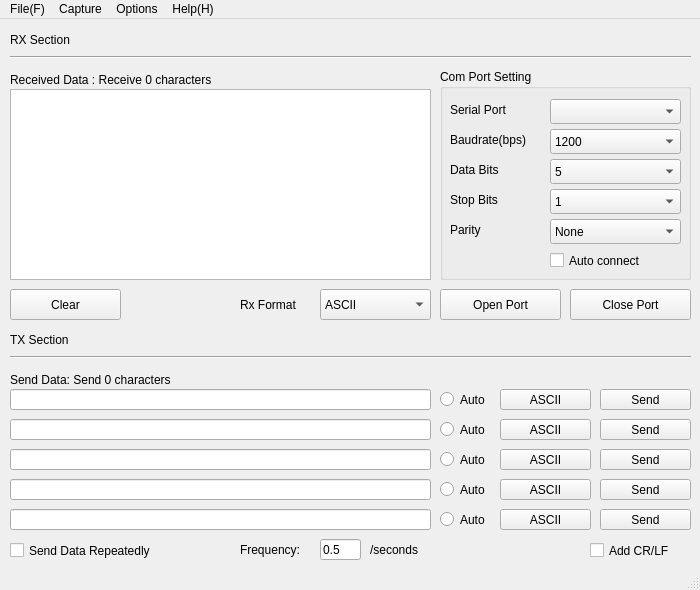
<?xml version="1.0" encoding="UTF-8"?>
<ui version="4.0">
 <class>MainWindow</class>
 <widget class="QMainWindow" name="MainWindow">
  <property name="enabled">
   <bool>true</bool>
  </property>
  <property name="geometry">
   <rect>
    <x>0</x>
    <y>0</y>
    <width>700</width>
    <height>590</height>
   </rect>
  </property>
  <property name="windowTitle">
   <string>MainWindow</string>
  </property>
  <property name="animated">
   <bool>false</bool>
  </property>
  <property name="dockNestingEnabled">
   <bool>true</bool>
  </property>
  <widget class="QWidget" name="centralwidget">
   <widget class="QPushButton" name="OpenPort">
    <property name="geometry">
     <rect>
      <x>440</x>
      <y>270</y>
      <width>121</width>
      <height>31</height>
     </rect>
    </property>
    <property name="text">
     <string>Open Port</string>
    </property>
   </widget>
   <widget class="QGroupBox" name="Settings">
    <property name="geometry">
     <rect>
      <x>440</x>
      <y>50</y>
      <width>251</width>
      <height>211</height>
     </rect>
    </property>
    <property name="title">
     <string>Com Port Setting</string>
    </property>
    <widget class="QLabel" name="SerialPort_label">
     <property name="geometry">
      <rect>
       <x>10</x>
       <y>30</y>
       <width>101</width>
       <height>21</height>
      </rect>
     </property>
     <property name="text">
      <string>Serial Port</string>
     </property>
    </widget>
    <widget class="QLabel" name="Baudrate_label">
     <property name="geometry">
      <rect>
       <x>10</x>
       <y>60</y>
       <width>101</width>
       <height>21</height>
      </rect>
     </property>
     <property name="text">
      <string>Baudrate(bps)</string>
     </property>
    </widget>
    <widget class="QLabel" name="DataBits_label">
     <property name="geometry">
      <rect>
       <x>10</x>
       <y>90</y>
       <width>101</width>
       <height>21</height>
      </rect>
     </property>
     <property name="text">
      <string>Data Bits</string>
     </property>
    </widget>
    <widget class="QLabel" name="StopBits_label">
     <property name="geometry">
      <rect>
       <x>10</x>
       <y>120</y>
       <width>101</width>
       <height>21</height>
      </rect>
     </property>
     <property name="text">
      <string>Stop Bits</string>
     </property>
    </widget>
    <widget class="QLabel" name="Parity_label">
     <property name="geometry">
      <rect>
       <x>10</x>
       <y>150</y>
       <width>101</width>
       <height>21</height>
      </rect>
     </property>
     <property name="text">
      <string>Parity</string>
     </property>
    </widget>
    <widget class="QCheckBox" name="AutoConnect">
     <property name="geometry">
      <rect>
       <x>110</x>
       <y>180</y>
       <width>111</width>
       <height>23</height>
      </rect>
     </property>
     <property name="text">
      <string>Auto connect</string>
     </property>
    </widget>
    <widget class="QComboBox" name="SerialPort">
     <property name="geometry">
      <rect>
       <x>110</x>
       <y>30</y>
       <width>131</width>
       <height>25</height>
      </rect>
     </property>
    </widget>
    <widget class="QComboBox" name="Baudrate">
     <property name="geometry">
      <rect>
       <x>110</x>
       <y>60</y>
       <width>131</width>
       <height>25</height>
      </rect>
     </property>
     <item>
      <property name="text">
       <string>1200</string>
      </property>
     </item>
     <item>
      <property name="text">
       <string>2400</string>
      </property>
     </item>
     <item>
      <property name="text">
       <string>4800</string>
      </property>
     </item>
     <item>
      <property name="text">
       <string>9600</string>
      </property>
     </item>
     <item>
      <property name="text">
       <string>14400</string>
      </property>
     </item>
     <item>
      <property name="text">
       <string>19200</string>
      </property>
     </item>
     <item>
      <property name="text">
       <string>38400</string>
      </property>
     </item>
     <item>
      <property name="text">
       <string>56000</string>
      </property>
     </item>
     <item>
      <property name="text">
       <string>57600</string>
      </property>
     </item>
     <item>
      <property name="text">
       <string>115200</string>
      </property>
     </item>
    </widget>
    <widget class="QComboBox" name="DataBits">
     <property name="geometry">
      <rect>
       <x>110</x>
       <y>90</y>
       <width>131</width>
       <height>25</height>
      </rect>
     </property>
     <item>
      <property name="text">
       <string>5</string>
      </property>
     </item>
     <item>
      <property name="text">
       <string>6</string>
      </property>
     </item>
     <item>
      <property name="text">
       <string>7</string>
      </property>
     </item>
     <item>
      <property name="text">
       <string>8</string>
      </property>
     </item>
    </widget>
    <widget class="QComboBox" name="StopBits">
     <property name="geometry">
      <rect>
       <x>110</x>
       <y>120</y>
       <width>131</width>
       <height>25</height>
      </rect>
     </property>
     <item>
      <property name="text">
       <string>1</string>
      </property>
     </item>
     <item>
      <property name="text">
       <string>2</string>
      </property>
     </item>
    </widget>
    <widget class="QComboBox" name="Parity">
     <property name="geometry">
      <rect>
       <x>110</x>
       <y>150</y>
       <width>131</width>
       <height>25</height>
      </rect>
     </property>
     <item>
      <property name="text">
       <string>None</string>
      </property>
     </item>
     <item>
      <property name="text">
       <string>Odd</string>
      </property>
     </item>
     <item>
      <property name="text">
       <string>Even</string>
      </property>
     </item>
    </widget>
   </widget>
   <widget class="QPushButton" name="ClosePort">
    <property name="geometry">
     <rect>
      <x>570</x>
      <y>270</y>
      <width>121</width>
      <height>31</height>
     </rect>
    </property>
    <property name="text">
     <string>Close Port</string>
    </property>
   </widget>
   <widget class="QLabel" name="StatusOfReceivedData">
    <property name="geometry">
     <rect>
      <x>10</x>
      <y>50</y>
      <width>411</width>
      <height>21</height>
     </rect>
    </property>
    <property name="text">
     <string>Received Data : Receive 0 characters</string>
    </property>
   </widget>
   <widget class="QPushButton" name="ClearData">
    <property name="geometry">
     <rect>
      <x>10</x>
      <y>270</y>
      <width>111</width>
      <height>31</height>
     </rect>
    </property>
    <property name="text">
     <string>Clear</string>
    </property>
   </widget>
   <widget class="QLabel" name="label_7">
    <property name="geometry">
     <rect>
      <x>240</x>
      <y>270</y>
      <width>81</width>
      <height>31</height>
     </rect>
    </property>
    <property name="text">
     <string>Rx Format</string>
    </property>
   </widget>
   <widget class="QComboBox" name="RxFormat">
    <property name="geometry">
     <rect>
      <x>320</x>
      <y>270</y>
      <width>111</width>
      <height>31</height>
     </rect>
    </property>
    <item>
     <property name="text">
      <string>ASCII</string>
     </property>
    </item>
    <item>
     <property name="text">
      <string>HEX</string>
     </property>
    </item>
   </widget>
   <widget class="Line" name="line">
    <property name="geometry">
     <rect>
      <x>10</x>
      <y>30</y>
      <width>681</width>
      <height>16</height>
     </rect>
    </property>
    <property name="orientation">
     <enum>Qt::Horizontal</enum>
    </property>
   </widget>
   <widget class="QLabel" name="label_8">
    <property name="geometry">
     <rect>
      <x>10</x>
      <y>10</y>
      <width>651</width>
      <height>21</height>
     </rect>
    </property>
    <property name="text">
     <string>RX Section</string>
    </property>
   </widget>
   <widget class="Line" name="line_2">
    <property name="geometry">
     <rect>
      <x>10</x>
      <y>330</y>
      <width>681</width>
      <height>16</height>
     </rect>
    </property>
    <property name="orientation">
     <enum>Qt::Horizontal</enum>
    </property>
   </widget>
   <widget class="QLabel" name="label_9">
    <property name="geometry">
     <rect>
      <x>10</x>
      <y>310</y>
      <width>651</width>
      <height>21</height>
     </rect>
    </property>
    <property name="text">
     <string>TX Section</string>
    </property>
   </widget>
   <widget class="QLabel" name="StatusOfSentData">
    <property name="geometry">
     <rect>
      <x>10</x>
      <y>350</y>
      <width>411</width>
      <height>21</height>
     </rect>
    </property>
    <property name="text">
     <string>Send Data: Send 0 characters</string>
    </property>
   </widget>
   <widget class="QTextBrowser" name="textBrowser">
    <property name="geometry">
     <rect>
      <x>10</x>
      <y>70</y>
      <width>421</width>
      <height>191</height>
     </rect>
    </property>
    <property name="cursor" stdset="0">
     <cursorShape>IBeamCursor</cursorShape>
    </property>
   </widget>
   <widget class="QPushButton" name="SendFormat_1">
    <property name="geometry">
     <rect>
      <x>500</x>
      <y>370</y>
      <width>91</width>
      <height>21</height>
     </rect>
    </property>
    <property name="text">
     <string>ASCII</string>
    </property>
   </widget>
   <widget class="QRadioButton" name="AutoSend_1">
    <property name="geometry">
     <rect>
      <x>440</x>
      <y>370</y>
      <width>61</width>
      <height>21</height>
     </rect>
    </property>
    <property name="text">
     <string>Auto</string>
    </property>
   </widget>
   <widget class="QRadioButton" name="AutoSend_2">
    <property name="geometry">
     <rect>
      <x>440</x>
      <y>400</y>
      <width>61</width>
      <height>21</height>
     </rect>
    </property>
    <property name="text">
     <string>Auto</string>
    </property>
   </widget>
   <widget class="QRadioButton" name="AutoSend_3">
    <property name="geometry">
     <rect>
      <x>440</x>
      <y>430</y>
      <width>61</width>
      <height>21</height>
     </rect>
    </property>
    <property name="text">
     <string>Auto</string>
    </property>
   </widget>
   <widget class="QRadioButton" name="AutoSend_4">
    <property name="geometry">
     <rect>
      <x>440</x>
      <y>460</y>
      <width>61</width>
      <height>21</height>
     </rect>
    </property>
    <property name="text">
     <string>Auto</string>
    </property>
   </widget>
   <widget class="QRadioButton" name="AutoSend_5">
    <property name="geometry">
     <rect>
      <x>440</x>
      <y>490</y>
      <width>61</width>
      <height>21</height>
     </rect>
    </property>
    <property name="text">
     <string>Auto</string>
    </property>
   </widget>
   <widget class="QPushButton" name="Send_1">
    <property name="geometry">
     <rect>
      <x>600</x>
      <y>370</y>
      <width>91</width>
      <height>21</height>
     </rect>
    </property>
    <property name="text">
     <string>Send</string>
    </property>
   </widget>
   <widget class="QPushButton" name="Send_2">
    <property name="geometry">
     <rect>
      <x>600</x>
      <y>400</y>
      <width>91</width>
      <height>21</height>
     </rect>
    </property>
    <property name="text">
     <string>Send</string>
    </property>
   </widget>
   <widget class="QPushButton" name="SendFormat_2">
    <property name="geometry">
     <rect>
      <x>500</x>
      <y>400</y>
      <width>91</width>
      <height>21</height>
     </rect>
    </property>
    <property name="text">
     <string>ASCII</string>
    </property>
   </widget>
   <widget class="QPushButton" name="SendFormat_3">
    <property name="geometry">
     <rect>
      <x>500</x>
      <y>430</y>
      <width>91</width>
      <height>21</height>
     </rect>
    </property>
    <property name="text">
     <string>ASCII</string>
    </property>
   </widget>
   <widget class="QPushButton" name="Send_3">
    <property name="geometry">
     <rect>
      <x>600</x>
      <y>430</y>
      <width>91</width>
      <height>21</height>
     </rect>
    </property>
    <property name="text">
     <string>Send</string>
    </property>
   </widget>
   <widget class="QPushButton" name="SendFormat_4">
    <property name="geometry">
     <rect>
      <x>500</x>
      <y>460</y>
      <width>91</width>
      <height>21</height>
     </rect>
    </property>
    <property name="text">
     <string>ASCII</string>
    </property>
   </widget>
   <widget class="QPushButton" name="Send_4">
    <property name="geometry">
     <rect>
      <x>600</x>
      <y>460</y>
      <width>91</width>
      <height>21</height>
     </rect>
    </property>
    <property name="text">
     <string>Send</string>
    </property>
   </widget>
   <widget class="QPushButton" name="SendFormat_5">
    <property name="geometry">
     <rect>
      <x>500</x>
      <y>490</y>
      <width>91</width>
      <height>21</height>
     </rect>
    </property>
    <property name="text">
     <string>ASCII</string>
    </property>
   </widget>
   <widget class="QPushButton" name="Send_5">
    <property name="geometry">
     <rect>
      <x>600</x>
      <y>490</y>
      <width>91</width>
      <height>21</height>
     </rect>
    </property>
    <property name="text">
     <string>Send</string>
    </property>
   </widget>
   <widget class="QCheckBox" name="SendRepeatly">
    <property name="geometry">
     <rect>
      <x>10</x>
      <y>520</y>
      <width>191</width>
      <height>23</height>
     </rect>
    </property>
    <property name="text">
     <string>Send Data Repeatedly</string>
    </property>
   </widget>
   <widget class="QCheckBox" name="Add_CR_LF">
    <property name="geometry">
     <rect>
      <x>590</x>
      <y>520</y>
      <width>101</width>
      <height>23</height>
     </rect>
    </property>
    <property name="text">
     <string>Add CR/LF</string>
    </property>
   </widget>
   <widget class="QLabel" name="SerialPort_label_2">
    <property name="geometry">
     <rect>
      <x>240</x>
      <y>520</y>
      <width>81</width>
      <height>21</height>
     </rect>
    </property>
    <property name="text">
     <string>Frequency:</string>
    </property>
   </widget>
   <widget class="QLineEdit" name="FrequencyofSendMsg">
    <property name="geometry">
     <rect>
      <x>320</x>
      <y>520</y>
      <width>41</width>
      <height>21</height>
     </rect>
    </property>
    <property name="text">
     <string>0.5</string>
    </property>
   </widget>
   <widget class="QLabel" name="SerialPort_label_3">
    <property name="geometry">
     <rect>
      <x>370</x>
      <y>520</y>
      <width>61</width>
      <height>21</height>
     </rect>
    </property>
    <property name="text">
     <string>/seconds</string>
    </property>
   </widget>
   <widget class="QLineEdit" name="lineEdit_1">
    <property name="geometry">
     <rect>
      <x>10</x>
      <y>370</y>
      <width>421</width>
      <height>21</height>
     </rect>
    </property>
   </widget>
   <widget class="QLineEdit" name="lineEdit_2">
    <property name="geometry">
     <rect>
      <x>10</x>
      <y>400</y>
      <width>421</width>
      <height>21</height>
     </rect>
    </property>
   </widget>
   <widget class="QLineEdit" name="lineEdit_3">
    <property name="geometry">
     <rect>
      <x>10</x>
      <y>430</y>
      <width>421</width>
      <height>21</height>
     </rect>
    </property>
   </widget>
   <widget class="QLineEdit" name="lineEdit_4">
    <property name="geometry">
     <rect>
      <x>10</x>
      <y>460</y>
      <width>421</width>
      <height>21</height>
     </rect>
    </property>
   </widget>
   <widget class="QLineEdit" name="lineEdit_5">
    <property name="geometry">
     <rect>
      <x>10</x>
      <y>490</y>
      <width>421</width>
      <height>21</height>
     </rect>
    </property>
   </widget>
  </widget>
  <widget class="QMenuBar" name="menubar">
   <property name="geometry">
    <rect>
     <x>0</x>
     <y>0</y>
     <width>700</width>
     <height>22</height>
    </rect>
   </property>
   <widget class="QMenu" name="menuSerialCom_QT">
    <property name="title">
     <string>File(F)</string>
    </property>
    <addaction name="actionConnect"/>
    <addaction name="actionDisconnect"/>
    <addaction name="separator"/>
    <addaction name="actionOpen_File"/>
    <addaction name="actionSave_File"/>
    <addaction name="separator"/>
    <addaction name="actionExit"/>
   </widget>
   <widget class="QMenu" name="menuCapture">
    <property name="title">
     <string>Capture</string>
    </property>
    <addaction name="actionStart_Capture_S"/>
    <addaction name="actionStop_Capture_T"/>
   </widget>
   <widget class="QMenu" name="menuOptions">
    <property name="title">
     <string>Options</string>
    </property>
   </widget>
   <widget class="QMenu" name="menuHelp_H">
    <property name="title">
     <string>Help(H)</string>
    </property>
    <addaction name="actionAbout_SerialCom_QT"/>
   </widget>
   <addaction name="menuSerialCom_QT"/>
   <addaction name="menuCapture"/>
   <addaction name="menuOptions"/>
   <addaction name="menuHelp_H"/>
  </widget>
  <widget class="QStatusBar" name="statusbar"/>
  <action name="actionConnect">
   <property name="text">
    <string>Connect</string>
   </property>
  </action>
  <action name="actionDisconnect">
   <property name="text">
    <string>Disconnect</string>
   </property>
  </action>
  <action name="actionOpen_File">
   <property name="text">
    <string>Open File(O)</string>
   </property>
  </action>
  <action name="actionSave_File">
   <property name="text">
    <string>Save File(S)</string>
   </property>
  </action>
  <action name="actionExit">
   <property name="text">
    <string>Exit(X)</string>
   </property>
  </action>
  <action name="actionStart_Capture_S">
   <property name="text">
    <string>Start Capture(S)</string>
   </property>
  </action>
  <action name="actionStop_Capture_T">
   <property name="text">
    <string>Stop Capture(T)</string>
   </property>
  </action>
  <action name="actionAbout_SerialCom_QT">
   <property name="text">
    <string>About SerialCom_QT...</string>
   </property>
  </action>
 </widget>
 <resources/>
 <connections/>
</ui>
